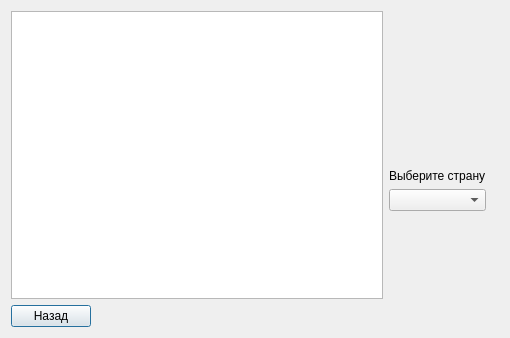
<?xml version="1.0" encoding="UTF-8"?>
<ui version="4.0">
 <class>allTovars</class>
 <widget class="QDialog" name="allTovars">
  <property name="geometry">
   <rect>
    <x>0</x>
    <y>0</y>
    <width>510</width>
    <height>338</height>
   </rect>
  </property>
  <property name="windowTitle">
   <string>Импорт</string>
  </property>
  <layout class="QHBoxLayout" name="horizontalLayout_3">
   <item>
    <layout class="QHBoxLayout" name="horizontalLayout">
     <item>
      <layout class="QVBoxLayout" name="verticalLayout_2">
       <item>
        <widget class="QTableView" name="tableView"/>
       </item>
       <item>
        <layout class="QHBoxLayout" name="horizontalLayout_2">
         <item>
          <widget class="QPushButton" name="pushButton">
           <property name="text">
            <string>Назад</string>
           </property>
          </widget>
         </item>
         <item>
          <spacer name="horizontalSpacer">
           <property name="orientation">
            <enum>Qt::Horizontal</enum>
           </property>
           <property name="sizeHint" stdset="0">
            <size>
             <width>40</width>
             <height>20</height>
            </size>
           </property>
          </spacer>
         </item>
        </layout>
       </item>
      </layout>
     </item>
     <item>
      <layout class="QVBoxLayout" name="verticalLayout_4">
       <item>
        <spacer name="verticalSpacer_2">
         <property name="orientation">
          <enum>Qt::Vertical</enum>
         </property>
         <property name="sizeHint" stdset="0">
          <size>
           <width>20</width>
           <height>40</height>
          </size>
         </property>
        </spacer>
       </item>
       <item>
        <layout class="QVBoxLayout" name="verticalLayout_3">
         <item>
          <layout class="QVBoxLayout" name="verticalLayout">
           <item>
            <widget class="QLabel" name="label_2">
             <property name="text">
              <string>Выберите страну</string>
             </property>
            </widget>
           </item>
           <item>
            <widget class="QComboBox" name="comboBox"/>
           </item>
          </layout>
         </item>
         <item>
          <spacer name="verticalSpacer">
           <property name="orientation">
            <enum>Qt::Vertical</enum>
           </property>
           <property name="sizeHint" stdset="0">
            <size>
             <width>20</width>
             <height>40</height>
            </size>
           </property>
          </spacer>
         </item>
        </layout>
       </item>
      </layout>
     </item>
    </layout>
   </item>
   <item>
    <widget class="QLabel" name="label">
     <property name="text">
      <string/>
     </property>
    </widget>
   </item>
  </layout>
 </widget>
 <resources/>
 <connections/>
</ui>
